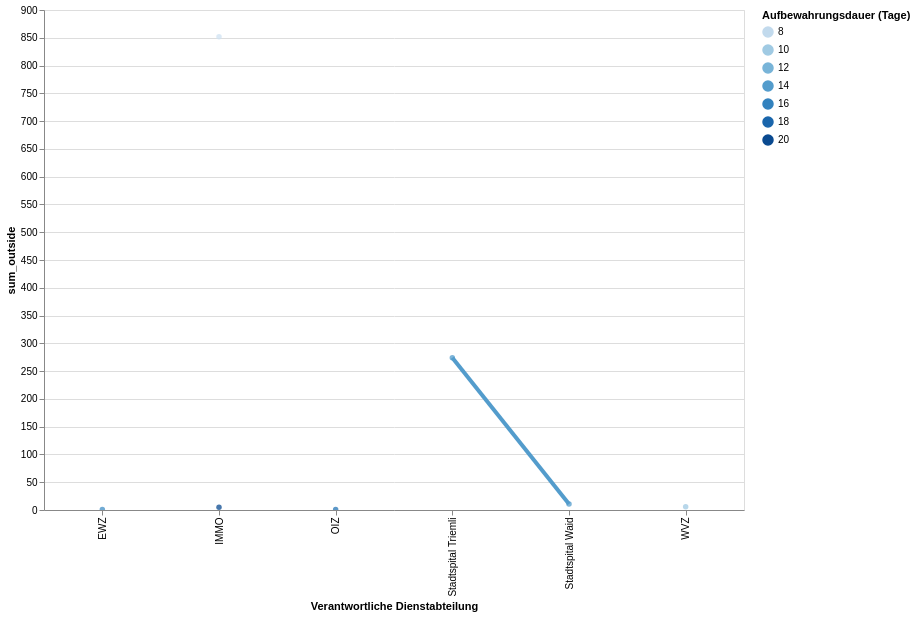

Notebook code for this chart:
### Code cell
# df_statzonen = df_statzonen[(df_statzonen.knr>0) & (df_statzonen.qname!="Hirslanden")]
#aktuellesJahr[[aktuellesJahr.KreisSort =7]])

highlight = alt.selection(type='single', on='mouseover',
                          fields=['Verantwortliche Dienstabteilung'], nearest=True)
#x='date:StichtagDatJahr',
base = alt.Chart(myAgg.reset_index().query('sum_outside>0')).encode(
    x='Verantwortliche Dienstabteilung',
    y='sum_outside',
    color='Aufbewahrungsdauer (Tage)'
)

points = base.mark_circle().encode(
    opacity=alt.value(0.75)
).add_selection(
    highlight
).properties(
    width=700 , height=500
)
lines = base.mark_line().encode(
    size=alt.condition(~highlight, alt.value(1.5), alt.value(4))
).interactive()

points + lines

### Figure 1 — Vega-Lite specification as saved in the notebook (floating-point values rounded to 4 significant figures)
{"config": {"view": {"continuousWidth": 400, "continuousHeight": 300}}, "layer": [{"mark": "circle", "encoding": {"color": {"type": "quantitative", "field": "Aufbewahrungsdauer (Tage)"}, "opacity": {"value": 0.75}, "x": {"type": "nominal", "field": "Verantwortliche Dienstabteilung"}, "y": {"type": "quantitative", "field": "sum_outside"}}, "height": 500, "selection": {"selector003": {"type": "single", "on": "mouseover", "fields": ["Verantwortliche Dienstabteilung"], "nearest": true}}, "width": 700}, {"mark": "line", "encoding": {"color": {"type": "quantitative", "field": "Aufbewahrungsdauer (Tage)"}, "size": {"condition": {"value": 1.5, "selection": {"not": "selector003"}}, "value": 4}, "x": {"type": "nominal", "field": "Verantwortliche Dienstabteilung"}, "y": {"type": "quantitative", "field": "sum_outside"}}, "selection": {"selector004": {"type": "interval", "bind": "scales", "encodings": ["x", "y"]}}}], "data": {"name": "data-1b239e089b6ebde3e91e788b6f71edfe"}, "$schema": "https://vega.github.io/schema/vega-lite/v4.8.1.json", "datasets": {"data-1b239e089b6ebde3e91e788b6f71edfe": [{"Verantwortliche Dienstabteilung": "IMMO", "Aufbewahrungsdauer (Tage)": 7, "sum_outside": 852.0, "sum_inside": 0.0}, {"Verantwortliche Dienstabteilung": "Stadtspital Triemli", "Aufbewahrungsdauer (Tage)": 14, "sum_outside": 274.0, "sum_inside": 25.0}, {"Verantwortliche Dienstabteilung": "Stadtspital Waid", "Aufbewahrungsdauer (Tage)": 14, "sum_outside": 11.0, "sum_inside": 6.0}, {"Verantwortliche Dienstabteilung": "WVZ", "Aufbewahrungsdauer (Tage)": 10, "sum_outside": 6.0, "sum_inside": 0.0}, {"Verantwortliche Dienstabteilung": "IMMO", "Aufbewahrungsdauer (Tage)": 20, "sum_outside": 5.0, "sum_inside": 105.0}, {"Verantwortliche Dienstabteilung": "EWZ", "Aufbewahrungsdauer (Tage)": 15, "sum_outside": 1.0, "sum_inside": 0.0}, {"Verantwortliche Dienstabteilung": "OIZ", "Aufbewahrungsdauer (Tage)": 17, "sum_outside": 1.0, "sum_inside": 0.0}]}}
